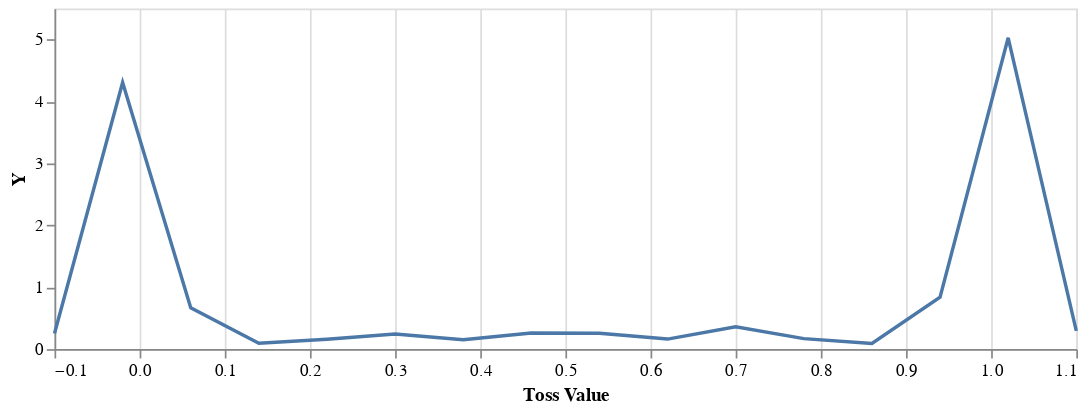

The code cell stored with this chart in its notebook:
### Code cell
vlShow $ linePlot (toList bins) (toList counts)

### Figure 1 — Vega-Lite specification as saved in the notebook (floating-point values rounded to 4 significant figures)
{"$schema": "https://vega.github.io/schema/vega-lite/v2.json", "config": {"axis": {"domainWidth": 1}, "selection": {"single": {"on": "dblclick"}}}, "data": {"values": [{"X": -0.1, "Y": 0.252}, {"X": -0.02, "Y": 4.306}, {"X": 0.06, "Y": 0.6682}, {"X": 0.14, "Y": 0.09476}, {"X": 0.22, "Y": 0.1591}, {"X": 0.3, "Y": 0.243}, {"X": 0.38, "Y": 0.1521}, {"X": 0.46, "Y": 0.2593}, {"X": 0.54, "Y": 0.256}, {"X": 0.62, "Y": 0.1622}, {"X": 0.7, "Y": 0.3597}, {"X": 0.78, "Y": 0.1702}, {"X": 0.86, "Y": 0.09221}, {"X": 0.94, "Y": 0.8383}, {"X": 1.02, "Y": 5.027}, {"X": 1.1, "Y": 0.2935}]}, "description": "Logistic Regression", "encoding": {"x": {"axis": {"grid": true, "title": "Toss Value"}, "field": "X", "type": "quantitative"}, "y": {"axis": {"grid": false}, "field": "Y", "type": "quantitative"}}, "height": 200, "mark": "line", "width": 600}
